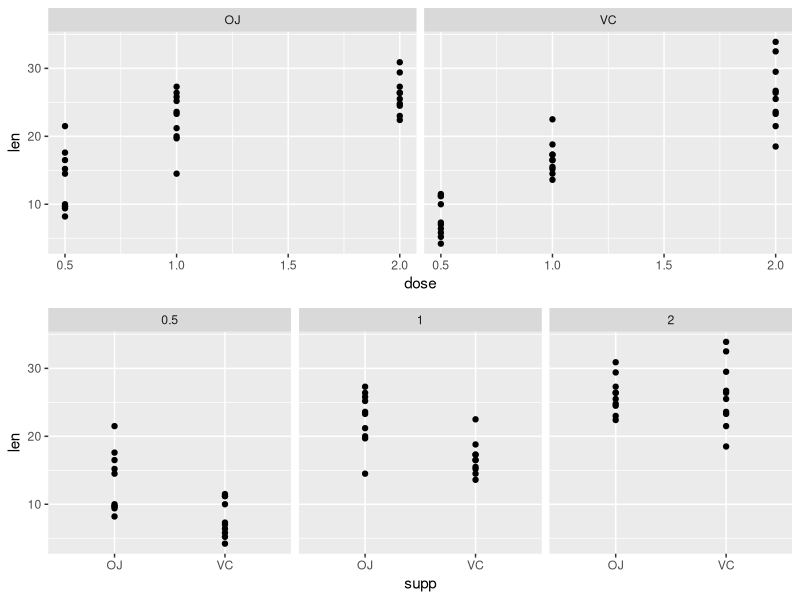

The R script that drew this image: (Note: this script raises an error after producing the figure.)
## ---- chunk 1
library(datasets)
data(ToothGrowth)
library(ggplot2)
library(gridExtra)
summary(ToothGrowth)
plot1 <- qplot(dose, len, data = ToothGrowth, facets = .~ supp )
plot2 <- qplot(supp, len, data = ToothGrowth, facets = .~ dose )
grid.arrange(plot1,plot2,nrow=2,ncol=1)
## ---- chunk 2

set1 <- subset(ToothGrowth,supp=="VC")
set2 <- subset(ToothGrowth,supp=="OJ")
g1 <- set1$len  # VC
g2 <- set2$len  #OJ
t.test(g2,g1,paired=TRUE)$conf
t.test(len~I(relevel(supp,"OJ")),paired=TRUE, data=ToothGrowth)$conf
ToothGrowth[,"ID"] <- rep(1:10,6)
plot1 <- ggplot(ToothGrowth,aes(x=supp, y=len, group=factor(ID)))
plot1 <- plot1 + geom_line(size=1,aes(color=ID)) + geom_point(size=10, pch=21, fill="salmon", alpha=.5)
plot2 <- ggplot(ToothGrowth,aes(x=dose, y=len, group=factor(ID)))
plot2 <- plot2 + geom_line(size=1,aes(color=ID)) + geom_point(size=10, pch=21, fill="salmon", alpha=.5)
grid.arrange(plot1,plot2, nrow=2, ncol=1)

## ---- chunk 3

set1 <- subset(ToothGrowth, dose==.5)
set2 <- subset(ToothGrowth, dose==1.0)
set3 <- subset(ToothGrowth, dose==2.0)
g1 <- set1$len #.5
g2 <- set2$len #1.0
g3 <- set3$len #2.0
t1 <- t.test(g2,g1,paired=TRUE)$conf
t2 <- t.test(g3,g2,paired=TRUE)$conf
t3 <- t.test(g3,g1,paired=TRUE)$conf
names <- c("upper(g2-g1)","lower(g2-g1)","upper(g3-g2)","lower(g3-g2)","upper(g3-g1)","lower(g3-g1)")
values <- c(t1,t2,t3)
cbind(names,values)
